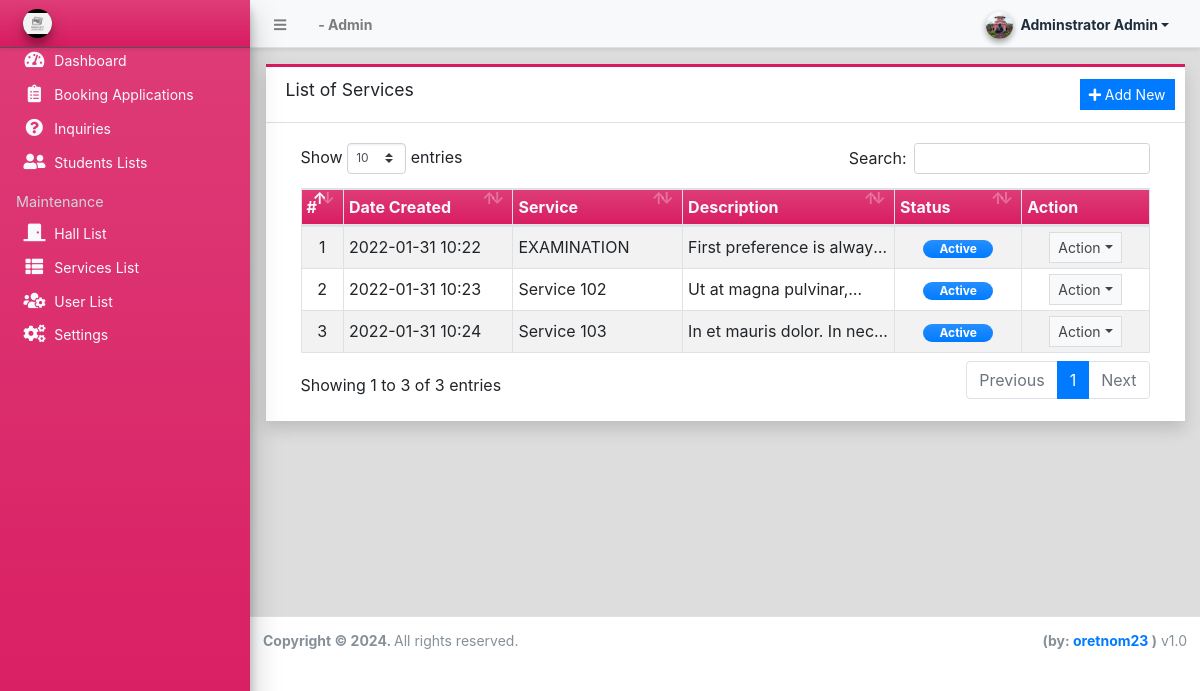
/admin/?page=services (signed in), run on the app's committed database.
### tables this page shows
CREATE TABLE `service_list` (
  `id` int(30) NOT NULL,
  `name` text NOT NULL,
  `description` text NOT NULL,
  `status` tinyint(1) NOT NULL DEFAULT 1,
  `delete_flag` tinyint(1) NOT NULL DEFAULT 0,
  `date_created` datetime NOT NULL DEFAULT current_timestamp(),
  `date_updated` datetime DEFAULT NULL ON UPDATE current_timestamp()
);

### classes/DBConnection.php (called while the page is built, shortened)
<?php
class DBConnection{
    private $host = DB_SERVER;
    private $username = DB_USERNAME;
    private $password = DB_PASSWORD;
    private $database = DB_NAME;
    public $conn;
    public function __construct(){
        if (!isset($this->conn)) {
            $this->conn = new mysqli($this->host, $this->username, $this->password, $this->database);
        }
    }
}
?>

### classes/SystemSettings.php (called while the page is built, shortened)
<?php
class SystemSettings extends DBConnection{
	function userdata($field = ''){
		if(!empty($field)){
			if(isset($_SESSION['userdata'][$field]))
				return $_SESSION['userdata'][$field];
			else
				return null;
		}else{
			return false;
		}
	}
	function info($field=''){
		if(!empty($field)){
			if(isset($_SESSION['system_info'][$field]))
				return $_SESSION['system_info'][$field];
			else
				return false;
		}else{
			return false;
		}
	}
}
$_settings = new SystemSettings();
?>

### config.php (called while the page is built, shortened)
<?php
require_once('classes/DBConnection.php');
require_once('classes/SystemSettings.php');
function validate_image($file){
	if(!empty($file)){
        $ex = explode('?',$file);
        $file = $ex[0];
        $param =  isset($ex[1]) ? '?'.$ex[1]  : '';
		if(is_file(base_app.$file)){
			return base_url.$file.$param;
		}else{
			return base_url.'dist/img/ceg4.jpg';
		}
	}else{
		return base_url.'dist/img/no-image-available.png';
	}
}
?>

### admin/services/index.php (the view, shortened to what this page needs)
<div class="card card-outline card-maroon rounded-0 shadow">
	<div class="card-header">
		<h3 class="card-title">List of Services</h3>
		<div class="card-tools">
			<a href="javascript:void(0)" id="create_new" class="btn btn-flat btn-sm btn-primary"><span class="fas fa-plus"></span>  Add New</a>
		</div>
	</div>
	<div class="card-body">
		<div class="container-fluid">
        <div class="container-fluid">
			<table class="table table-bordered table-hover table-striped">
				<colgroup>
					<col width="5%">
					<col width="20%">
					<col width="20%">
					<col width="25%">
					<col width="15%">
					<col width="15%">
				</colgroup>
				<thead>
					<tr class="bg-gradient-maroon text-light">
						<th>#</th>
						<th>Date Created</th>
						<th>Service</th>
						<th>Description</th>
						<th>Status</th>
						<th>Action</th>
					</tr>
				</thead>
				<tbody>
					<?php
						$i = 1;
						$qry = $conn->query("SELECT * from `service_list` where delete_flag = 0 order by `name` asc ");
						while($row = $qry->fetch_assoc()):
					?>
						<tr>
							<td class="text-center"><?php echo $i++; ?></td>
							<td class=""><?php echo date("Y-m-d H:i",strtotime($row['date_created'])) ?></td>
							<td class=""><?php echo $row['name'] ?></td>
							<td class=""><p class="m-0 truncate-1"><?php echo strip_tags(html_entity_decode($row['description'])) ?></p></td>
							<td class="text-center">
								<?php
									switch($row['status']){
										case 1:
											echo '<span class="badge badge-primary bg-gradient-primary px-3 rounded-pill">Active</span>';
											break;
									}
								?>
							</td>
							<td align="center">
								 <button type="button" class="btn btn-flat btn-default btn-sm dropdown-toggle dropdown-icon" data-toggle="dropdown">
				                  		Action
				                  </button>
							</td>
						</tr>
					<?php endwhile; ?>
				</tbody>
			</table>
		</div>
		</div>
	</div>
</div>

### admin/index.php (shortened to what this page needs)
<?php require_once('../config.php'); ?>
 <!DOCTYPE html>
<html lang="en" class="" style="height: auto;">
<?php require_once('inc/header.php') ?>
  <body class="sidebar-mini layout-fixed control-sidebar-slide-open layout-navbar-fixed sidebar-mini-md sidebar-mini-xs" data-new-gr-c-s-check-loaded="14.991.0" data-gr-ext-installed="" style="height: auto;">
    <div class="wrapper">
     <?php require_once('inc/topBarNav.php') ?>
     <?php require_once('inc/navigation.php') ?>
     <?php $page = isset($_GET['page']) ? $_GET['page'] : 'home';  ?>
      <div class="content-wrapper pt-3" style="min-height: 567.854px;">
        <section class="content">
          <div class="container-fluid">
            <?php
              if(!file_exists($page.".php") && !is_dir($page)){
                  include '404.html';
              }else{
                if(is_dir($page))
                  include $page.'/index.php';
                else
                  include $page.'.php';
              }
            ?>
          </div>
        </section>
      </div>
      <?php require_once('inc/footer.php') ?>
  </body>
</html>

### admin/inc/header.php (shortened to what this page needs)
<head>
    <link rel="stylesheet" href="<?php echo base_url ?>plugins/fontawesome-free/css/all.min.css">
    <link rel="stylesheet" href="<?php echo base_url ?>plugins/tempusdominus-bootstrap-4/css/tempusdominus-bootstrap-4.min.css">
  <link rel="stylesheet" href="<?php echo base_url ?>plugins/datatables-bs4/css/dataTables.bootstrap4.min.css">
  <link rel="stylesheet" href="<?php echo base_url ?>plugins/datatables-responsive/css/responsive.bootstrap4.min.css">
  <link rel="stylesheet" href="<?php echo base_url ?>plugins/datatables-buttons/css/buttons.bootstrap4.min.css">
  <link rel="stylesheet" href="<?php echo base_url ?>plugins/select2/css/select2.min.css">
  <link rel="stylesheet" href="<?php echo base_url ?>plugins/select2-bootstrap4-theme/select2-bootstrap4.min.css">
    <link rel="stylesheet" href="<?php echo base_url ?>plugins/icheck-bootstrap/icheck-bootstrap.min.css">
    <link rel="stylesheet" href="<?php echo base_url ?>plugins/jqvmap/jqvmap.min.css">
    <link rel="stylesheet" href="<?php echo base_url ?>plugins/fullcalendar/main.css">
    <link rel="stylesheet" href="<?php echo base_url ?>dist/css/adminlte.css">
    <link rel="stylesheet" href="<?php echo base_url ?>dist/css/custom.css">
    <link rel="stylesheet" href="<?php echo base_url ?>plugins/overlayScrollbars/css/OverlayScrollbars.min.css">
    <link rel="stylesheet" href="<?php echo base_url ?>plugins/daterangepicker/daterangepicker.css">
    <link rel="stylesheet" href="<?php echo base_url ?>plugins/summernote/summernote-bs4.min.css">
  <link rel="stylesheet" href="<?php echo base_url ?>plugins/sweetalert2-theme-bootstrap-4/bootstrap-4.min.css">
  </head>

### admin/inc/topBarNav.php (shortened to what this page needs)
<nav class="main-header navbar navbar-expand navbar-light text-sm shadow-sm">
  <ul class="navbar-nav">
    <li class="nav-item">
    <a class="nav-link" data-widget="pushmenu" href="#" role="button"><i class="fas fa-bars"></i></a>
    </li>
    <li class="nav-item d-none d-sm-inline-block">
      <a href="<?php echo base_url ?>" class="nav-link"><b><?php echo (!isMobileDevice()) ? $_settings->info('name'):$_settings->info('short_name'); ?> - Admin</b></a>
    </li>
  </ul>
  <ul class="navbar-nav ml-auto">
    <li class="nav-item">
      <div class="btn-group nav-link">
            <button type="button" class="btn btn-rounded badge badge-light dropdown-toggle dropdown-icon" data-toggle="dropdown">
              <span><img src="<?php echo validate_image($_settings->userdata('avatar')) ?>" class="img-circle elevation-2 user-img" alt="User Image"></span>
              <span class="ml-3"><?php echo ucwords($_settings->userdata('firstname').' '.$_settings->userdata('lastname')) ?></span>
            </button>
        </div>
    </li>
  </ul>
</nav>

### admin/inc/navigation.php (shortened to what this page needs)
<aside class="main-sidebar sidebar-dark-light elevation-4 sidebar-no-expand bg-gradient-maroon">
  <a href="<?php echo base_url ?>admin" class="brand-link bg-transparent text-sm shadow-sm bg-gradient-maroon">
  <img src="<?php echo validate_image($_settings->info('logo'))?>" alt="Store Logo" class="brand-image img-circle elevation-3 bg-black" style="width: 1.8rem;height: 1.8rem;max-height: unset;object-fit:scale-down;object-position:center center">
  </a>
  <div class="sidebar os-host os-theme-light os-host-overflow os-host-overflow-y os-host-resize-disabled os-host-transition os-host-scrollbar-horizontal-hidden">
    <div class="os-content-glue" style="margin: 0px -8px; width: 249px; height: 646px;"></div>
    <div class="os-padding">
      <div class="os-viewport os-viewport-native-scrollbars-invisible" style="overflow-y: scroll;">
        <div class="os-content" style="padding: 0px 8px; height: 100%; width: 100%;">
          <nav class="">
             <ul class="nav nav-pills nav-sidebar flex-column text-sm nav-compact nav-flat nav-child-indent nav-collapse-hide-child text-dark" data-widget="treeview" role="menu" data-accordion="false">
              <li class="nav-item dropdown">
                <a href="./" class="nav-link text-light nav-home">
                  <i class="nav-icon fas fa-tachometer-alt"></i>
                  <p>
                    Dashboard
                  </p>
                </a>
              </li>
              <li class="nav-item">
                <a href="<?php echo base_url ?>admin/?page=bookings" class="nav-link text-light nav-bookings">
                  <i class="nav-icon fas fa-clipboard-list"></i>
                  <p>
                    Booking Applications
                  </p>
                </a>
              </li>
              <li class="nav-item">
                <a href="<?php echo base_url ?>admin/?page=inquiries" class="nav-link text-light nav-inquiries">
                  <i class="nav-icon fas fa-question-circle"></i>
                  <p>
                    Inquiries
                  </p>
                </a>
              </li>
              <li class="nav-item">
                <a href="<?php echo base_url ?>admin/?page=clients" class="nav-link text-light nav-clients">
                  <i class="nav-icon fas fa-user-friends"></i>
                  <p>
                    Students Lists
                  </p>
                </a>
              </li>
              <?php if($_settings->userdata('type') == 1): ?>
              <li class="nav-header">Maintenance</li>
              <li class="nav-item dropdown">
                <a href="<?php echo base_url ?>admin/?page=halls" class="nav-link text-light nav-halls">
                  <i class="nav-icon fas fa-door-closed"></i>
                  <p>
                    Hall List
                  </p>
                </a>
              </li>
              <li class="nav-item dropdown">
                <a href="<?php echo base_url ?>admin/?page=services" class="nav-link text-light nav-packages">
                  <i class="nav-icon fas fa-th-list"></i>
                  <p>
                    Services List
                  </p>
                </a>
              </li>
              <li class="nav-item dropdown">
                <a href="<?php echo base_url ?>admin/?page=user/list" class="nav-link text-light nav-user_list">
                  <i class="nav-icon fas fa-users-cog"></i>
                  <p>
                    User List
                  </p>
                </a>
              </li>
              <li class="nav-item dropdown">
                <a href="<?php echo base_url ?>admin/?page=system_info" class="nav-link text-light nav-system_info">
                  <i class="nav-icon fas fa-cogs"></i>
                  <p>
                    Settings
                  </p>
                </a>
              </li>
              <?php endif; ?>
            </ul>
          </nav>
        </div>
      </div>
    </div>
  </div>
</aside>

### admin/inc/footer.php (shortened to what this page needs)
<footer class="main-footer text-sm">
        <strong>Copyright © <?php echo date('Y') ?>.
        </strong>
        All rights reserved.
        <div class="float-right d-none d-sm-inline-block">
          <b><?php echo $_settings->info('short_name') ?> (by: <a href="mailto:oretnom23@gmail.com" target="blank">oretnom23</a> )</b> v1.0
        </div>
      </footer>
    </div>

### admin/inc/topBarNav.php (style rules this page uses)
.user-img { position: absolute; height: 27px; width: 27px; object-fit: cover; left: -7%; top: -12%; }
.btn-rounded { border-radius: 50px; }

### data on the page
service_list: date_created "2022-01-31 10:22", name "EXAMINATION", description "First preference is…", status "Active"
service_list: date_created "2022-01-31 10:23", name "Service 102", description "Ut at magna…", status "Active"
service_list: date_created "2022-01-31 10:24", name "Service 103", description "In et mauris dolor. In…", status "Active"

### other printed values
$_settings->userdata('firstname').' '.$_settings->userdata('lastname') "Adminstrator Admin"
